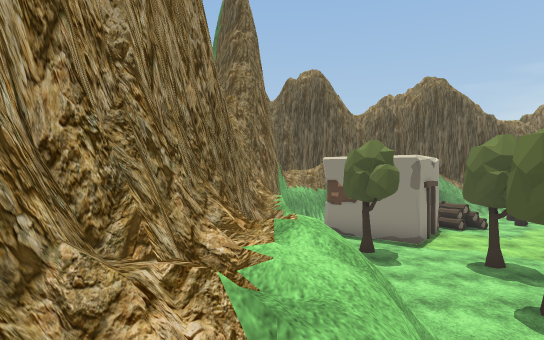
[1] (above)

20 first-person views from a walk through a 3-D level made in the Unity game engine. The camera is 1.3 m above the floor, looks level and sees 80° across. The floor is counted in squares, 2 m on a side. Each view is taken from the middle of a square. On the plan, view 1 faces up. The plan holds only what a view shows up to about 10 squares ahead; the rest is blank. The place goes on beyond the plan. The player character is not drawn. Some surface patterns are stand-ins.

[2]
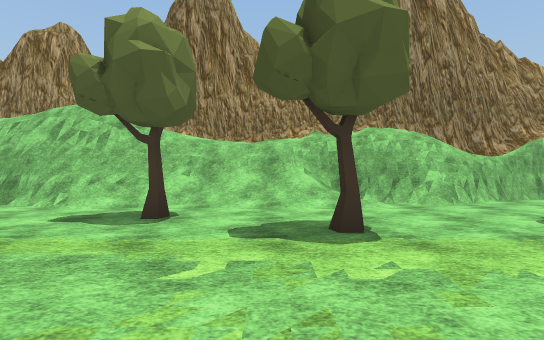

[3]
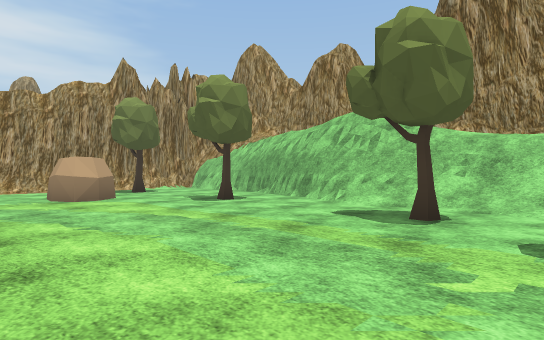

[4]
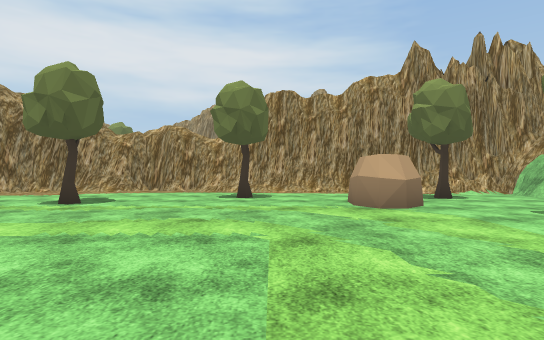

[5]
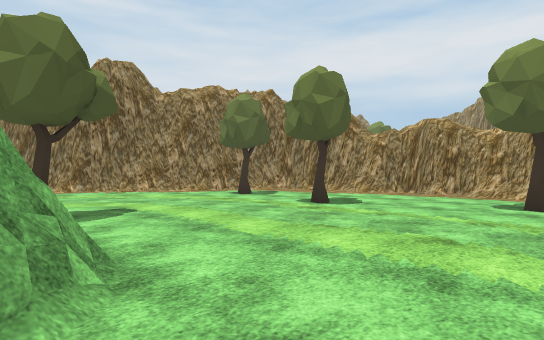

[6]
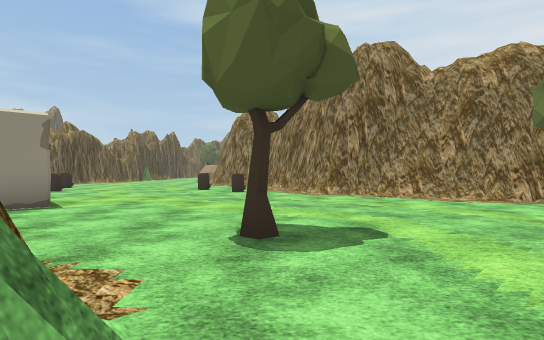

[7]
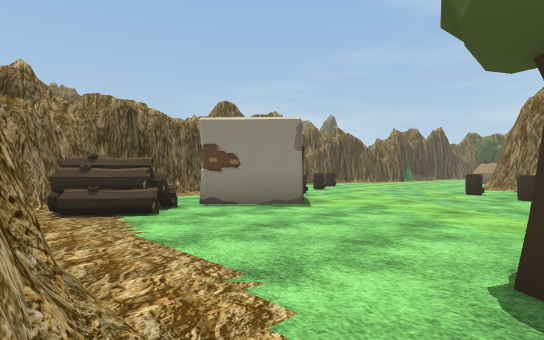

[8]
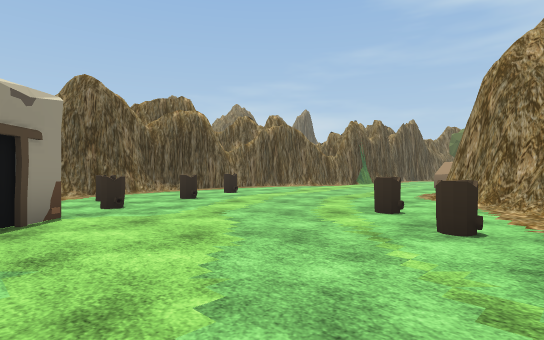

[9]
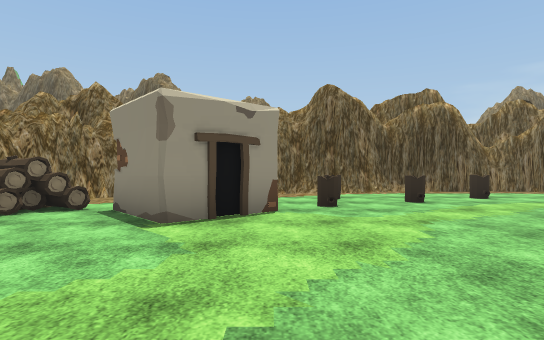

[10]
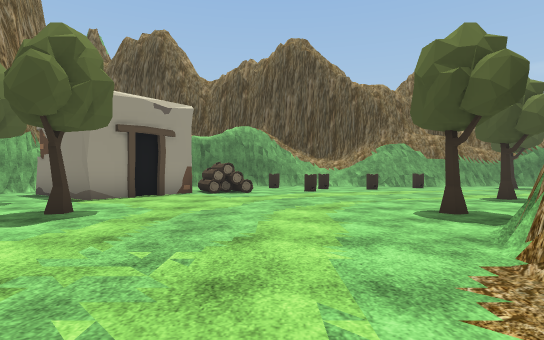

[11]
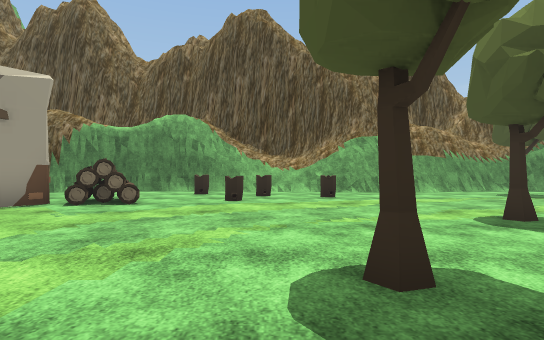

[12]
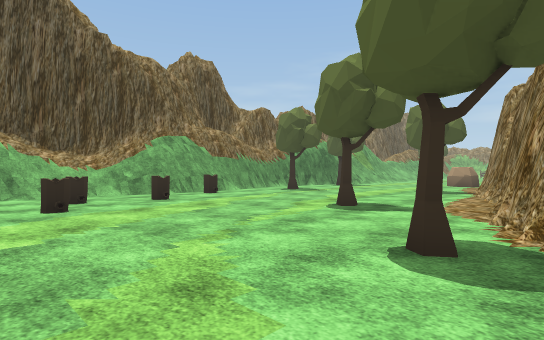

[13]
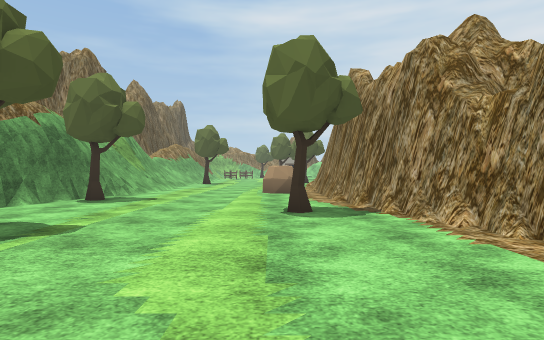

[14]
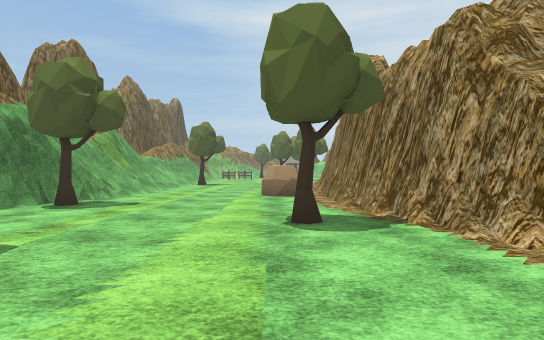

[15]
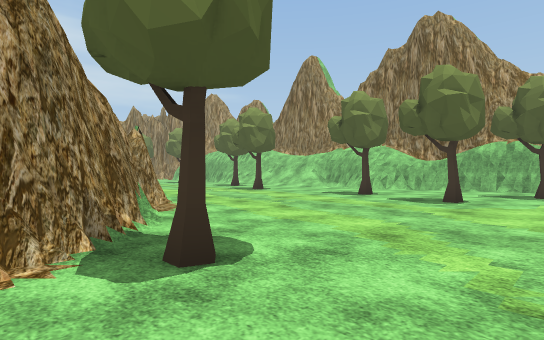

[16]
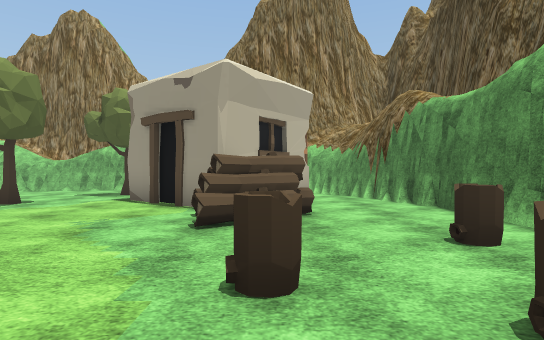

[17]
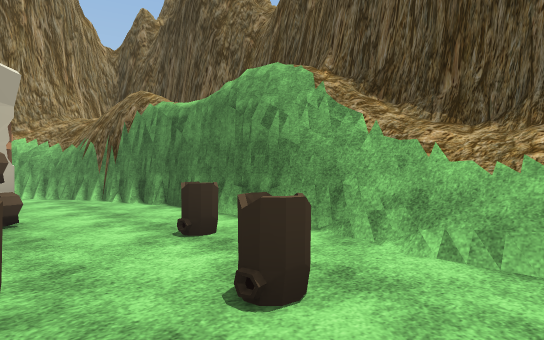

[18]
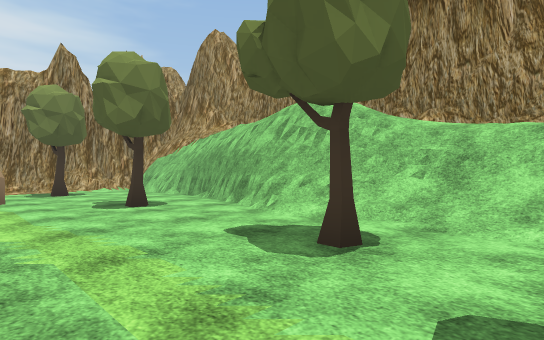

[19]
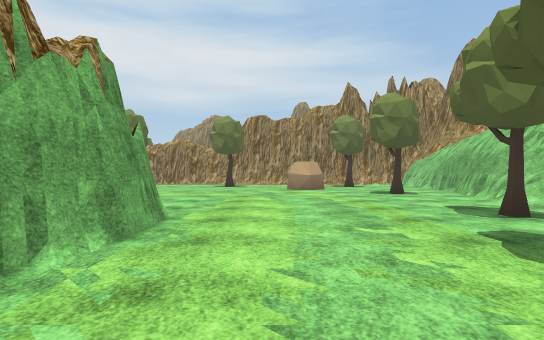

[20]
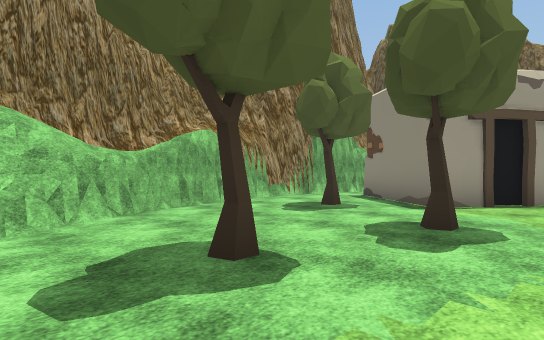

### Floor plan
Key: @ floor where view 1 was taken; # wall or solid block; . floor; / step, stairs or slope; = window, fence, low wall or low ledge; T tree; R rock; L log; O other object.
Columns run from 1 left of view 1 to 24 right of it. Each row starts with its distance up from view 1.
 15     ######################
 14   ###....L....L......T#=/#
 13   #........LL....T........
 12  ##.##.OO.L...............
 11  #.####.O.................
 10  #..##.............T...R.
  9  #...#........T..........
  8  #.T...............######
  7  #....T.....T..##########
  6  #..........##############
  5 ###..T......### ###.......
  4 ###........####...........
  3 #=#/......####.....O.L.L.
  2 #=#/......#  OO. O.L......
  1 #=#/.T....#  .OO###.......
  0 #@//......#  ....#........
 -1 #///......#  .............
 -2 #/=/.T....###.........L..#
 -3 #/#/.......##........L..##
 -4 ####..........T........
 -5   ##.................#
 -6   #..T..............##
 -7   #................##
 -8   #....R.....T.....#
 -9   #....R........T.##
-10   #..T....T.......#
-11   ###............#
-12    ##########.####
-13            ####

Where each view was taken, in squares from view 1:
view 1: 0 up, 0 right, facing up
view 2: 0 up, 8 right, facing left
view 3: 0 up, 8 right, facing down-left
view 4: 2 down, 8 right, facing down
view 5: 3 down, 8 right, facing down-right
view 6: 4 down, 10 right, facing right
view 7: 4 down, 11 right, facing up-right
view 8: 4 down, 16 right, facing up-right
view 9: 4 down, 17 right, facing up
view 10: 2 up, 8 right, facing up
view 11: 5 up, 10 right, facing up
view 12: 6 up, 8 right, facing up-right
view 13: 10 up, 13 right, facing right
view 14: 10 up, 14 right, facing right
view 15: 9 up, 12 right, facing down-left
view 16: 12 up, 11 right, facing left
view 17: 12 up, 11 right, facing up-left
view 18: 0 up, 6 right, facing down-left
view 19: 3 up, 7 right, facing down
view 20: 3 up, 6 right, facing up-left
